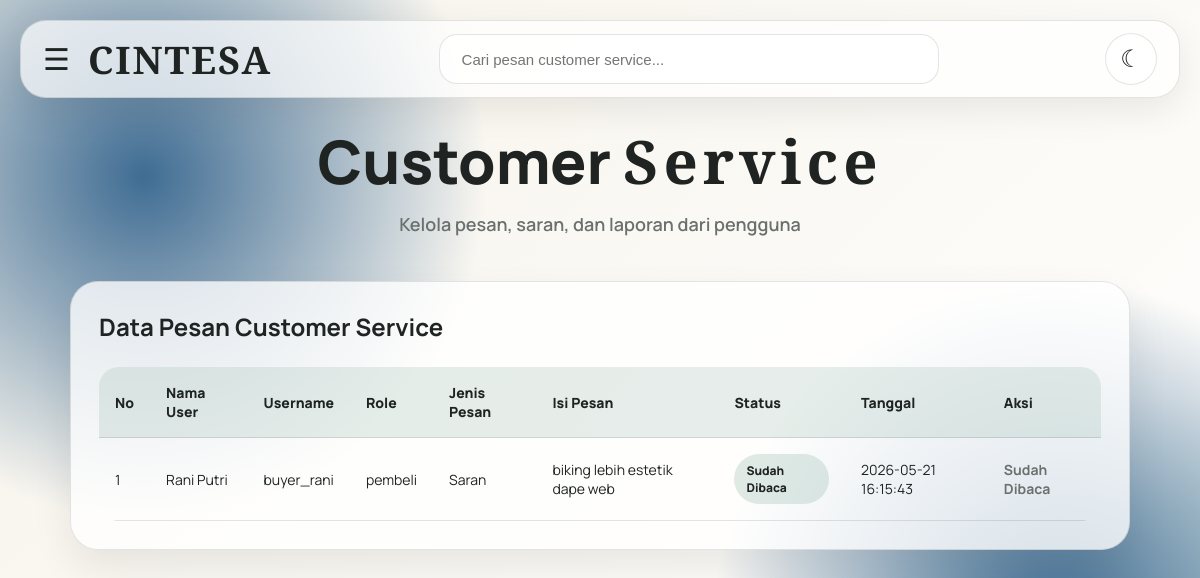
The app's page /admin/customer_service.php (signed in), older data.
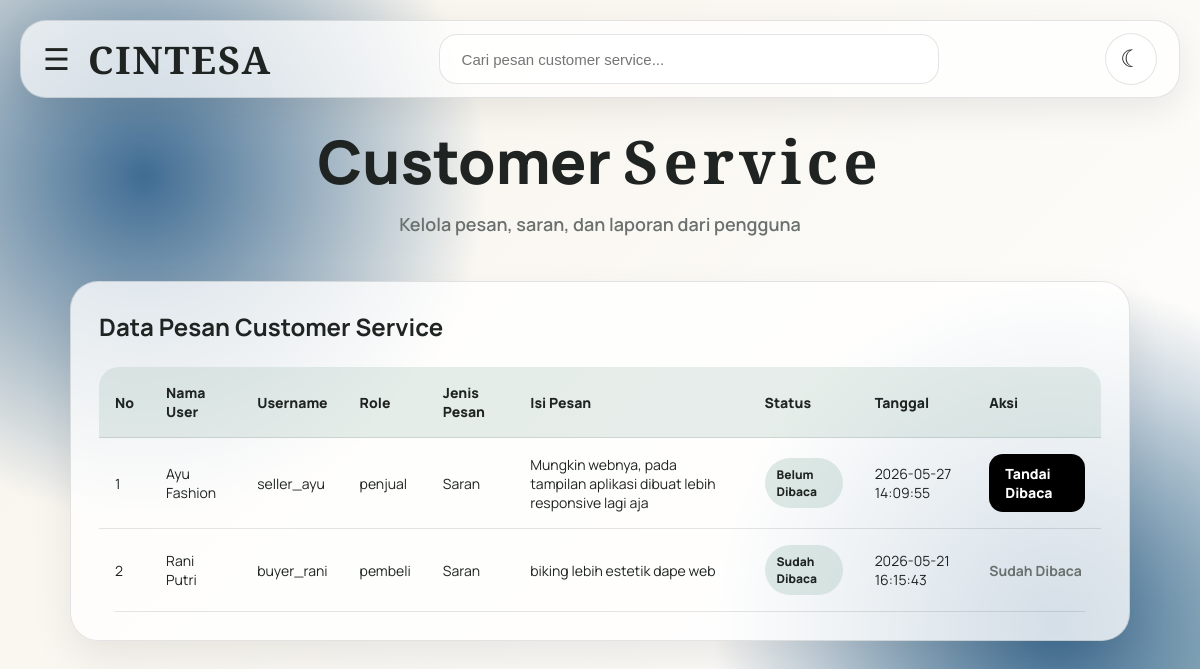
The same page, newer data.
### tables this page shows
CREATE TABLE `customer_service` (
  `id_cs` int(11) NOT NULL,
  `id_user` int(11) NOT NULL,
  `jenis_pesan` enum('Keluhan','Saran','Kritik','Laporan') NOT NULL,
  `isi_pesan` text NOT NULL,
  `status_pesan` enum('Belum Dibaca','Sudah Dibaca') DEFAULT 'Belum Dibaca',
  `tanggal_pesan` datetime DEFAULT current_timestamp()
);

CREATE TABLE `user` (
  `id_user` int(11) NOT NULL,
  `foto_profile` varchar(255) DEFAULT NULL,
  `username` varchar(50) NOT NULL,
  `nama_lengkap` varchar(100) NOT NULL,
  `email` varchar(100) NOT NULL,
  `password` varchar(255) NOT NULL,
  `nomor_telepon` varchar(20) DEFAULT NULL,
  `role` enum('admin','penjual','pembeli') NOT NULL,
  `status` enum('aktif','nonaktif') DEFAULT 'aktif',
  `tanggal_bergabung` datetime DEFAULT current_timestamp()
);

### admin/customer_service.php (the view, shortened to what this page needs)
<?php
include '../include/koneksi.php';
$query = mysqli_query($koneksi, "SELECT customer_service.*, user.username, user.nama_lengkap, user.role
    FROM customer_service
    JOIN user ON customer_service.id_user = user.id_user
    ORDER BY customer_service.tanggal_pesan DESC
");
?>
<!DOCTYPE html>
<html lang="id">
<head>
    <link rel="stylesheet" href="../assets/css/login.css">
    <link rel="stylesheet" href="../assets/css/admin.css">
    <link rel="stylesheet" href="../assets/css/table_admin.css">
</head>
<body>
<nav class="top-navbar">
    <div class="nav-left">
        <button class="menu-btn" id="menuToggle">☰</button>
        <h2>CINTESA</h2>
    </div>
    <div class="nav-center">
        <input type="text" placeholder="Cari pesan customer service...">
    </div>
    <div class="nav-right">
        <button class="theme-toggle" id="themeToggle">☾</button>
    </div>
</nav>
<div class="admin-container">
    <div class="admin-header">
        <h1>Customer <span class="brand">Service</span></h1>
        <p>Kelola pesan, saran, dan laporan dari pengguna</p>
    </div>
    <div class="table-card">
        <div class="table-title">
            <h2>Data Pesan Customer Service</h2>
        </div>
        <div class="table-responsive">
            <table class="admin-table">
                <thead>
                    <tr>
                        <th>No</th>
                        <th>Nama User</th>
                        <th>Username</th>
                        <th>Role</th>
                        <th>Jenis Pesan</th>
                        <th>Isi Pesan</th>
                        <th>Status</th>
                        <th>Tanggal</th>
                        <th>Aksi</th>
                    </tr>
                </thead>
                <tbody>
                    <?php
                    $no = 1;
                    if (mysqli_num_rows($query) > 0) {
                        while ($data = mysqli_fetch_assoc($query)) {
                    ?>
                    <tr>
                        <td><?php echo $no++; ?></td>
                        <td><?php echo htmlspecialchars($data['nama_lengkap']); ?></td>
                        <td><?php echo htmlspecialchars($data['username']); ?></td>
                        <td><?php echo htmlspecialchars($data['role']); ?></td>
                        <td><?php echo htmlspecialchars($data['jenis_pesan']); ?></td>
                        <td><?php echo htmlspecialchars($data['isi_pesan']); ?></td>
                        <td>
                            <span class="status-badge">
                                <?php echo htmlspecialchars($data['status_pesan']); ?>
                            </span>
                        </td>
                        <td><?php echo htmlspecialchars($data['tanggal_pesan']); ?></td>
                        <td>
                            <?php if ($data['status_pesan'] == 'Belum Dibaca') { ?>
                                <a class="btn-detail" href="customer_service.php?dibaca=<?php echo $data['id_cs']; ?>">
                                    Tandai Dibaca
                                </a>
                            <?php } else { ?>
                                <span class="empty-text">Sudah Dibaca</span>
                            <?php } ?>
                        </td>
                    </tr>
                    <?php
                        }
                    } ?>
                </tbody>
            </table>
        </div>
    </div>
</div>
</body>
</html>

Row changes from the older to the newer data that the page shows:
added customer_service: id_user.nama_lengkap "Ayu Fashion", id_user.username "seller_ayu", id_user.role "penjual", jenis_pesan "Saran", isi_pesan "Mungkin webnya, pada tampilan aplikasi dibuat lebih responsive lagi aja", status_pesan "Belum Dibaca", tanggal_pesan "2026-05-27 14:09:55"
